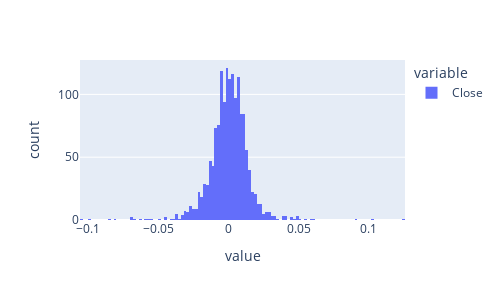

This figure's notebook cell:
### Markdown cell above
## Histogram of log returns

### Code cell
log_returns.plot(kind='hist').update_layout(autosize = False, width=500, height=300)

### Figure 1 — Plotly figure (JSON) as saved in the notebook; plotly's stock layout.template omitted (floating-point values rounded to 4 significant figures; data arrays with more than 128 entries replaced by an {"elided": "..."} marker saying what was removed)
{"data": [{"alignmentgroup": "True", "bingroup": "x", "hovertemplate": "variable=Close<br>value=%{x}<br>count=%{y}<extra></extra>", "legendgroup": "Close", "marker": {"color": "#636efa", "pattern": {"shape": ""}}, "name": "Close", "offsetgroup": "Close", "orientation": "v", "showlegend": true, "type": "histogram", "x": {"elided": "1553 float values"}, "xaxis": "x", "yaxis": "y"}], "layout": {"autosize": false, "barmode": "relative", "height": 300, "legend": {"title": {"text": "variable"}, "tracegroupgap": 0}, "margin": {"t": 60}, "width": 500, "xaxis": {"anchor": "y", "autorange": true, "domain": [0, 1], "range": [-0.106, 0.126], "title": {"text": "value"}, "type": "linear"}, "yaxis": {"anchor": "x", "autorange": true, "domain": [0, 1], "range": [0, 127.4], "title": {"text": "count"}}}}
